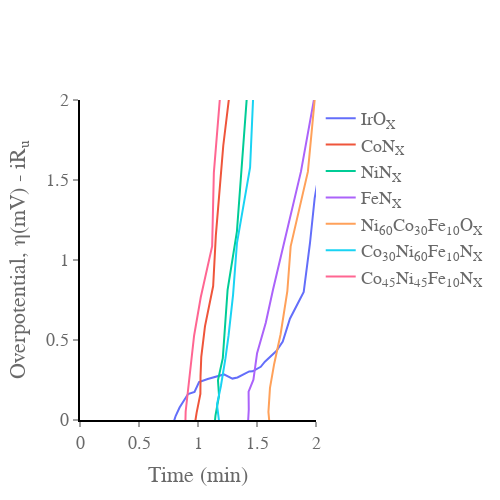

The code cell stored with this chart in its notebook:
### Code cell
import numpy as np
import plotly.graph_objects as go
import pandas as pd
import plotly.express as px
from EC_data_processing_lib import get_header_length
from EC_data_processing_lib import analyse_file
from EC_data_processing_lib import get_decimal_separator
from pandas import DataFrame as df
from Data_setup import data_set

fig = go.Figure()

dataset = data_set
for i in dataset:
    headerlength = get_header_length(i['data_PEIS'])
    data = pd.read_csv(i['data_PEIS'], encoding='ansi', sep="\t", decimal=get_decimal_separator(i['data_PEIS']),  skiprows=range(headerlength))
    real = data['Re(Z)/Ohm']
    imaginary = data['-Im(Z)/Ohm']
       
   
    fig.add_trace(go.Scatter(
        x=real,
        y=imaginary,
        name= i['label']
    )
           
    )
fig.update_xaxes(range=[0, 2],
    nticks=10,
    ticks='outside',
    showgrid=False, gridwidth=1, gridcolor='grey',
    zeroline=False, zerolinecolor='grey', zerolinewidth= 1,
    showline=True, linewidth=2, linecolor='black')

fig.update_yaxes(range=[0, 2],
    nticks=10,
    showgrid=False, gridwidth=1, gridcolor='grey',
    ticks='outside',
    zeroline=True, zerolinecolor='grey', zerolinewidth= 1,
    showline=True, linewidth=2, linecolor='black')
fig.update_layout(
    #title="CV",
    xaxis_title="Time (min)",
    yaxis_title="Overpotential, η(mV) - iR<sub>u</sub>",
    font=dict(
        family="Times New Roman, monospace",
        size=18,
        color="dimgrey"
        
    )
)

fig.update_layout({
    "plot_bgcolor": "rgba(0, 0, 0, 0)",
    'paper_bgcolor': 'rgba(0, 0, 0, 0)', #sets the background to be transparent... might appear black in .jpeg but will be transparent in the .svg
})
fig.update_layout(
    width = 500,
    height = 500)
fig.show()
fig.write_image('PEIS.jpeg')
fig.write_image('PEIS.svg')

### Figure 1 — Plotly figure (JSON) as saved in the notebook; plotly's stock layout.template omitted (floating-point values rounded to 4 significant figures)
{"data": [{"name": "IrO<sub>X</sub>", "type": "scatter", "x": [1.243, 0.8676, 0.8097, 0.7875, 0.7867, 0.8104, 0.8438, 0.8764, 0.9156, 0.9705, 1.009, 1.082, 1.157, 1.22, 1.292, 1.335, 1.434, 1.463, 1.532, 1.567, 1.664, 1.718, 1.779, 1.896, 1.949, 1.988, 2.15, 2.16, 2.396, 2.633, 2.936, 3.384, 4.014], "y": [-1.363, -0.5374, -0.2529, -0.1135, -0.02919, 0.02502, 0.07839, 0.1146, 0.1623, 0.1754, 0.2373, 0.2562, 0.271, 0.2848, 0.2588, 0.2656, 0.3034, 0.3044, 0.3327, 0.3645, 0.4308, 0.4904, 0.6331, 0.8006, 1.103, 1.385, 2.08, 2.883, 4.084, 5.78, 8.283, 11.83, 17.09]}, {"name": "CoN<sub>X</sub>", "type": "scatter", "x": [1.38, 1.005, 0.9747, 0.9678, 0.9882, 1.02, 1.021, 1.028, 1.059, 1.128, 1.151, 1.214, 1.326, 1.395, 1.511, 1.731, 1.774, 2.117, 2.755, 4.226, 4.735, 5.798, 8.572, 14.21, 16.94, 28.91, 57.5, 79.03, 83.21], "y": [-1.335, -0.5588, -0.2137, -0.05099, 0.04441, 0.1625, 0.2744, 0.3952, 0.5851, 0.8374, 1.153, 1.714, 2.396, 3.544, 4.982, 7.378, 10.65, 15.59, 22.32, 32.86, 48.44, 69.17, 99.84, 144.9, 207.4, 301.5, 438.8, 602.5, 931.6]}, {"name": "NiN<sub>X</sub>", "type": "scatter", "x": [1.576, 1.16, 1.112, 1.134, 1.148, 1.178, 1.169, 1.21, 1.225, 1.251, 1.33, 1.384, 1.456, 1.492, 1.629, 1.856, 2.166, 2.393, 2.915, 3.67, 5.775, 6.16, 8.596, 13.7, 19.87, 25.57, 19.94, 45.59, 91.25, 126.2, 199.4, 223.0, 528.3, 654.8], "y": [-1.422, -0.5922, -0.2435, -0.08873, 0.02717, 0.1521, 0.2479, 0.3861, 0.5744, 0.8141, 1.178, 1.716, 2.432, 3.562, 5.164, 7.462, 10.96, 15.9, 23.25, 32.74, 48.87, 70.28, 102.6, 147.0, 216.0, 309.7, 444.1, 655.0, 982.2, 1375.0, 2001.0, 2983.0, 4214.0, 6089.0]}, {"name": "FeN<sub>X</sub>", "type": "scatter", "x": [1.812, 1.455, 1.427, 1.423, 1.43, 1.429, 1.47, 1.501, 1.574, 1.635, 1.726, 1.872, 2.017, 2.22, 2.665, 3.301, 4.285, 5.369, 7.312, 9.45, 12.54, 16.89, 22.21, 29.88, 37.24, 48.08, 64.71, 81.37, 106.5, 140.4], "y": [-1.318, -0.5383, -0.2159, -0.03768, 0.06513, 0.1774, 0.252, 0.4175, 0.6078, 0.8139, 1.095, 1.552, 2.143, 2.945, 4.018, 5.474, 7.386, 9.852, 13.2, 17.74, 22.7, 29.28, 39.24, 49.21, 64.57, 83.19, 109.7, 140.9, 179.4, 235.7]}, {"name": "Ni<sub>60</sub>Co<sub>30</sub>Fe<sub>10</sub>O<sub>X</sub>", "type": "scatter", "x": [2.015, 1.643, 1.616, 1.597, 1.61, 1.646, 1.7, 1.757, 1.785, 1.931, 2.019, 2.125, 2.25, 2.432, 2.57, 3.026, 3.428, 4.218, 4.941, 7.018, 11.14, 17.93, 21.27, 28.68, 52.79, 78.04, 74.9, 191.6], "y": [-1.298, -0.5047, -0.1019, 0.05033, 0.2006, 0.3503, 0.5358, 0.805, 1.085, 1.552, 2.234, 3.037, 4.367, 6.262, 8.902, 13.02, 18.86, 26.3, 39.89, 56.76, 81.42, 121.7, 170.9, 251.4, 350.5, 505.2, 753.6, 1032.0]}, {"name": "Co<sub>30</sub>Ni<sub>60</sub>Fe<sub>10</sub>N<sub>X</sub>", "type": "scatter", "x": [1.713, 1.252, 1.162, 1.177, 1.161, 1.194, 1.233, 1.259, 1.297, 1.33, 1.441, 1.478, 1.669, 1.806, 1.909, 2.074, 3.031, 3.026, 4.104, 5.12, 8.112, 10.98, 15.93, 21.05, 34.55, 43.78, 79.9, 93.51], "y": [-1.371, -0.5176, -0.1881, 0.0004687, 0.09654, 0.2128, 0.3862, 0.5283, 0.7822, 1.105, 1.578, 2.204, 3.129, 4.477, 6.61, 9.588, 13.59, 19.44, 28.77, 41.71, 59.29, 85.27, 120.1, 175.1, 264.1, 374.6, 497.8, 729.2]}, {"name": "Co<sub>45</sub>Ni<sub>45</sub>Fe<sub>10</sub>N<sub>X</sub>", "type": "scatter", "x": [2.114, 1.072, 0.8983, 0.8915, 0.8955, 0.9079, 0.9228, 0.9404, 0.9669, 1.023, 1.12, 1.134, 1.191, 1.312, 1.355, 1.571, 1.782, 2.01, 3.08, 3.524, 4.334, 6.266, 8.523, 14.4, 17.5, 30.19, 36.15, 63.57, 75.72, 133.8, 196.9, 277.0, 606.2, 818.9, 1440.0, 2574.0, 4416.0, 7769.0], "y": [-1.996, -0.7447, -0.2496, -0.06234, 0.05311, 0.1378, 0.2494, 0.3721, 0.5267, 0.7668, 1.087, 1.545, 2.174, 3.133, 4.582, 6.732, 9.849, 13.78, 20.17, 29.39, 42.32, 62.02, 89.5, 131.2, 185.2, 269.5, 392.7, 571.7, 810.7, 1181.0, 1712.0, 2505.0, 3544.0, 5109, 7229.0, 10170.0, 14490.0, 19830.0]}], "layout": {"font": {"color": "dimgrey", "family": "Times New Roman, monospace", "size": 18}, "height": 500, "paper_bgcolor": "rgba(0, 0, 0, 0)", "plot_bgcolor": "rgba(0, 0, 0, 0)", "width": 500, "xaxis": {"gridcolor": "grey", "gridwidth": 1, "linecolor": "black", "linewidth": 2, "nticks": 10, "range": [0, 2], "showgrid": false, "showline": true, "ticks": "outside", "title": {"text": "Time (min)"}, "zeroline": false, "zerolinecolor": "grey", "zerolinewidth": 1}, "yaxis": {"gridcolor": "grey", "gridwidth": 1, "linecolor": "black", "linewidth": 2, "nticks": 10, "range": [0, 2], "showgrid": false, "showline": true, "ticks": "outside", "title": {"text": "Overpotential, η(mV) - iR<sub>u</sub>"}, "zeroline": true, "zerolinecolor": "grey", "zerolinewidth": 1}}}
